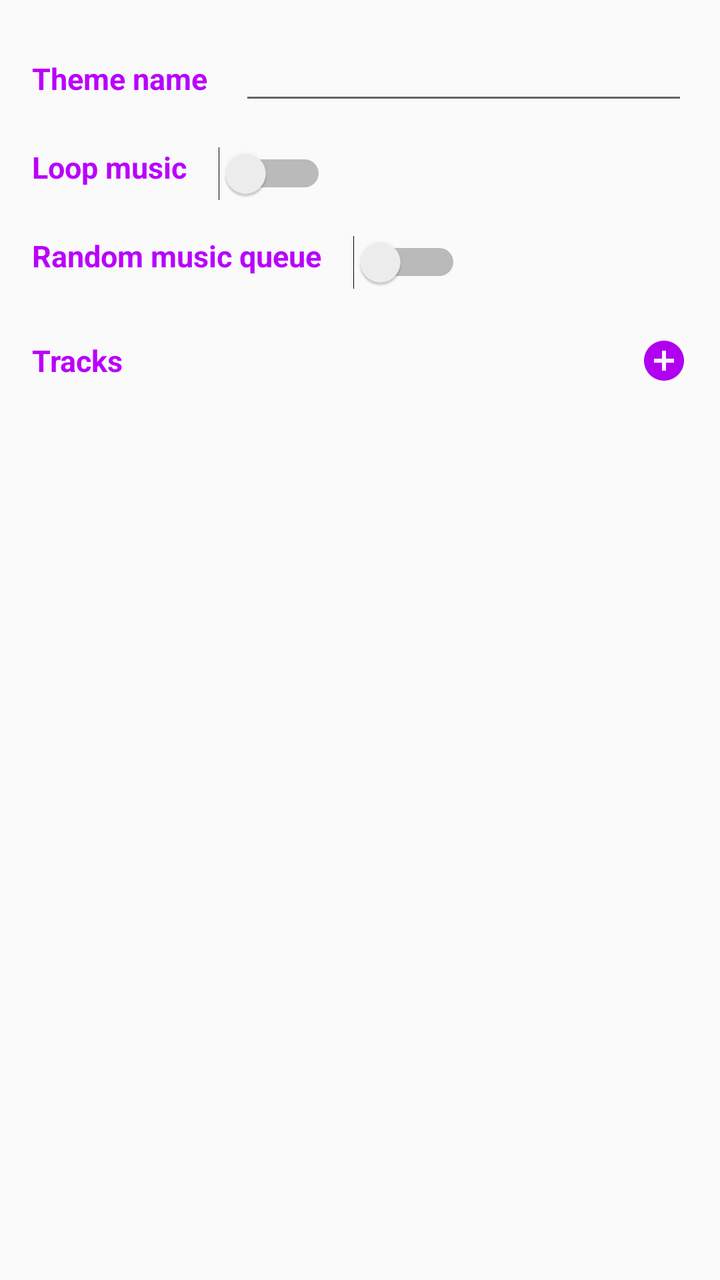
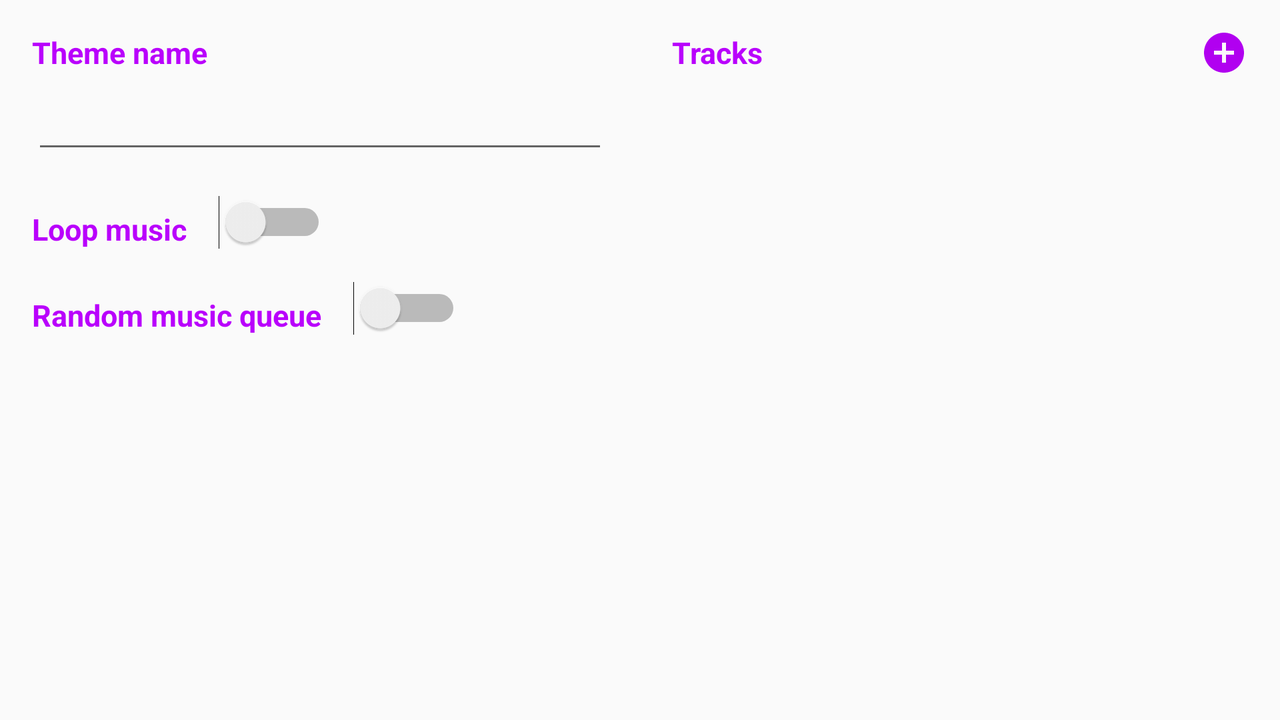

The same Android screen from two of the app's own layout files: first res/layout/ as a phone draws it, then the repository's variant for another configuration, drawn on a device whose configuration selects that folder. Both files follow.
<!-- AndroidManifest.xml: application theme AppTheme -->
<!-- res/layout/activity_edit_theme.xml -->
<?xml version="1.0" encoding="utf-8"?>
<androidx.constraintlayout.widget.ConstraintLayout xmlns:android="http://schemas.android.com/apk/res/android"
    xmlns:app="http://schemas.android.com/apk/res-auto"
    xmlns:tools="http://schemas.android.com/tools"
    android:layout_width="match_parent"
    android:layout_height="match_parent"
    tools:context=".EditTheme">

    <TextView
        android:id="@+id/themeNameTV"
        android:layout_width="wrap_content"
        android:layout_height="wrap_content"
        android:layout_marginStart="16dp"
        android:layout_marginBottom="8dp"
        android:text="@string/editThemeNameTV"
        android:textAppearance="@style/EditThemeElementtitle"
        app:layout_constraintBottom_toBottomOf="@+id/themeNameMT"
        app:layout_constraintStart_toStartOf="parent" />

    <EditText
        android:id="@+id/themeNameMT"
        android:layout_width="0dp"
        android:layout_height="wrap_content"
        android:layout_marginStart="16dp"
        android:layout_marginTop="16dp"
        android:layout_marginEnd="16dp"
        android:ems="10"
        android:gravity="start|top"
        android:inputType="textMultiLine"
        android:textColor="@color/colorPrimaryDark"
        app:layout_constraintEnd_toEndOf="parent"
        app:layout_constraintStart_toEndOf="@+id/themeNameTV"
        app:layout_constraintTop_toTopOf="parent" />

    <TextView
        android:id="@+id/loopMusicTV"
        android:layout_width="wrap_content"
        android:layout_height="wrap_content"
        android:layout_marginStart="16dp"
        android:text="@string/editThemeLoopTV"
        android:textAppearance="@style/EditThemeElementtitle"
        app:layout_constraintStart_toStartOf="parent"
        app:layout_constraintTop_toTopOf="@+id/loopSwitch" />

    <TextView
        android:id="@+id/loopMusicTV2"
        android:layout_width="wrap_content"
        android:layout_height="wrap_content"
        android:layout_marginStart="16dp"
        android:text="@string/editThemeRandomTV"
        android:textAppearance="@style/EditThemeElementtitle"
        app:layout_constraintStart_toStartOf="parent"
        app:layout_constraintTop_toTopOf="@+id/randomSwitch" />

    <Switch
        android:id="@+id/loopSwitch"
        android:layout_width="wrap_content"
        android:layout_height="wrap_content"
        android:layout_marginStart="16dp"
        android:layout_marginTop="24dp"
        android:checked="false"
        app:layout_constraintStart_toEndOf="@+id/loopMusicTV"
        app:layout_constraintTop_toBottomOf="@+id/themeNameTV"
        tools:checked="false" />

    <Switch
        android:id="@+id/randomSwitch"
        android:layout_width="wrap_content"
        android:layout_height="wrap_content"
        android:layout_marginStart="16dp"
        android:layout_marginTop="24dp"
        app:layout_constraintStart_toEndOf="@+id/loopMusicTV2"
        app:layout_constraintTop_toBottomOf="@+id/loopMusicTV" />

    <TextView
        android:id="@+id/loopMusicTV3"
        android:layout_width="wrap_content"
        android:layout_height="wrap_content"
        android:layout_marginStart="16dp"
        android:layout_marginTop="32dp"
        android:text="@string/editThemeTracksListTV"
        android:textAppearance="@style/EditThemeElementtitle"
        app:layout_constraintStart_toStartOf="parent"
        app:layout_constraintTop_toBottomOf="@+id/loopMusicTV2" />

    <androidx.recyclerview.widget.RecyclerView
        android:id="@+id/tracksRecyclerView"
        android:layout_width="0dp"
        android:layout_height="0dp"
        android:layout_marginStart="1dp"
        android:layout_marginTop="16dp"
        android:layout_marginEnd="1dp"
        android:layout_marginBottom="1dp"
        app:layout_constraintBottom_toBottomOf="parent"
        app:layout_constraintEnd_toEndOf="parent"
        app:layout_constraintStart_toStartOf="parent"
        app:layout_constraintTop_toBottomOf="@+id/loopMusicTV3"
        tools:listitem="@layout/track_card" />

    <ImageView
        android:id="@+id/addTrackIV"
        android:layout_width="wrap_content"
        android:layout_height="wrap_content"
        android:layout_marginEnd="16dp"
        android:contentDescription="@string/editThemeAddTrackIVText"
        app:layout_constraintBottom_toBottomOf="@+id/loopMusicTV3"
        app:layout_constraintEnd_toEndOf="parent"
        app:layout_constraintTop_toTopOf="@+id/loopMusicTV3"
        app:srcCompat="@drawable/ic_add_circle_black_24dp"
        tools:visibility="visible" />

    <TextView
        android:id="@+id/isUpdatingTextView"
        android:layout_width="wrap_content"
        android:layout_height="wrap_content"
        android:layout_marginStart="8dp"
        android:layout_marginEnd="8dp"
        android:layout_marginBottom="8dp"
        android:text="@string/isUpdatingThemeText"
        android:visibility="gone"
        app:layout_constraintBottom_toBottomOf="@+id/tracksRecyclerView"
        app:layout_constraintEnd_toEndOf="parent"
        app:layout_constraintStart_toStartOf="parent" />

</androidx.constraintlayout.widget.ConstraintLayout>
<!-- res/layout/track_card.xml (included above) -->
<?xml version="1.0" encoding="utf-8"?>
<FrameLayout xmlns:android="http://schemas.android.com/apk/res/android"
    xmlns:app="http://schemas.android.com/apk/res-auto"
    xmlns:tools="http://schemas.android.com/tools"
    android:layout_width="match_parent"
    android:layout_height="wrap_content">

    <androidx.cardview.widget.CardView
        android:layout_width="match_parent"
        android:layout_height="match_parent"
        android:layout_marginLeft="1dp"
        android:layout_marginTop="1dp"
        android:layout_marginRight="1dp"
        android:layout_marginBottom="1dp"
        app:cardCornerRadius="2dp"
        app:cardElevation="0.2dp"
        app:cardUseCompatPadding="false"
        app:contentPadding="1dp">

        <androidx.constraintlayout.widget.ConstraintLayout
            android:id="@+id/constraintLayout"
            android:layout_width="match_parent"
            android:layout_height="match_parent">

            <TextView
                android:id="@+id/trackNameTV"
                android:layout_width="0dp"
                android:layout_height="wrap_content"
                android:layout_marginStart="8dp"
                android:layout_marginTop="8dp"
                android:layout_marginEnd="8dp"
                android:layout_marginBottom="8dp"
                android:text="@string/cardTitle"
                android:textAppearance="@style/TrackNameTheme"
                app:layout_constraintBottom_toBottomOf="parent"
                app:layout_constraintEnd_toEndOf="parent"
                app:layout_constraintStart_toStartOf="parent"
                app:layout_constraintTop_toTopOf="parent" />
        </androidx.constraintlayout.widget.ConstraintLayout>

    </androidx.cardview.widget.CardView>

</FrameLayout>
<!-- resources referenced by this layout -->
<resources>
  <color name="colorPrimaryDark">#6B0091</color>
  <!-- drawable ic_add_circle_black_24dp (drawable) -->
  <vector android:height="24dp" android:tint="#b100f0"
      android:viewportHeight="24.0" android:viewportWidth="24.0"
      android:width="24dp" xmlns:android="http://schemas.android.com/apk/res/android">
      <path android:fillColor="#FF000000" android:pathData="M12,2C6.48,2 2,6.48 2,12s4.48,10 10,10 10,-4.48 10,-10S17.52,2 12,2zM17,13h-4v4h-2v-4L7,13v-2h4L11,7h2v4h4v2z"/>
  </vector>
  <string name="cardTitle">Card Title</string>
  <string name="editThemeAddTrackIVText">Add track</string>
  <string name="editThemeLoopTV">Loop music</string>
  <string name="editThemeNameTV">Theme name</string>
  <string name="editThemeRandomTV">Random music queue</string>
  <string name="editThemeTracksListTV">Tracks</string>
  <string name="isUpdatingThemeText">Updating</string>
  <style name="EditThemeElementtitle" parent="@style/TextAppearance.AppCompat.Large">
          <item name="android:textColor">@color/supportLight</item>
          <item name="android:textSize">15sp</item>
          <item name="android:textStyle">bold</item>
      </style>
  <style name="TrackNameTheme" parent="@style/TextAppearance.AppCompat.Large">
          <item name="android:textSize">17sp</item>
          <item name="android:textColor">@color/supportDark</item>
      </style>
  <style name="AppTheme" parent="Theme.AppCompat.Light.DarkActionBar">
          
          <item name="colorPrimary">@color/colorPrimary</item>
          <item name="colorPrimaryDark">@color/colorPrimaryDark</item>
          <item name="colorAccent">@color/colorAccent</item>
      </style>
  <color name="supportLight">#B900FC</color>
  <color name="supportDark">#9D00D6</color>
  <color name="colorPrimary">#B100F0</color>
  <color name="colorAccent">#F07718</color>
</resources>
<!-- res/layout-land/activity_edit_theme.xml (the repository's variant of the layout above) -->
<!-- drawn on the phone turned sideways -->
<?xml version="1.0" encoding="utf-8"?>
<androidx.constraintlayout.widget.ConstraintLayout xmlns:android="http://schemas.android.com/apk/res/android"
    xmlns:app="http://schemas.android.com/apk/res-auto"
    xmlns:tools="http://schemas.android.com/tools"
    android:layout_width="match_parent"
    android:layout_height="match_parent"
    tools:context=".EditTheme">

    <TextView
        android:id="@+id/isUpdatingTextView"
        android:layout_width="wrap_content"
        android:layout_height="wrap_content"
        android:layout_marginStart="8dp"
        android:layout_marginBottom="8dp"
        android:text="@string/isUpdatingThemeText"
        android:visibility="gone"
        app:layout_constraintBottom_toBottomOf="@+id/tracksRecyclerView"
        app:layout_constraintEnd_toStartOf="@+id/guideline"
        app:layout_constraintStart_toStartOf="parent" />

    <androidx.constraintlayout.widget.Guideline
        android:id="@+id/guideline"
        android:layout_width="wrap_content"
        android:layout_height="wrap_content"
        android:orientation="vertical"
        app:layout_constraintGuide_percent="0.5" />

    <androidx.constraintlayout.widget.ConstraintLayout
        android:layout_width="0dp"
        android:layout_height="0dp"
        app:layout_constraintBottom_toBottomOf="parent"
        app:layout_constraintEnd_toStartOf="@+id/guideline"
        app:layout_constraintStart_toStartOf="parent"
        app:layout_constraintTop_toTopOf="parent">

        <EditText
            android:id="@+id/themeNameMT"
            android:layout_width="0dp"
            android:layout_height="wrap_content"
            android:layout_marginStart="16dp"
            android:layout_marginTop="4dp"
            android:layout_marginEnd="16dp"
            android:ems="10"
            android:gravity="start|top"
            android:inputType="textMultiLine"
            android:textColor="@color/colorPrimaryDark"
            app:layout_constraintEnd_toEndOf="parent"
            app:layout_constraintStart_toStartOf="parent"
            app:layout_constraintTop_toBottomOf="@+id/themeNameTV" />

        <TextView
            android:id="@+id/loopMusicTV2"
            android:layout_width="wrap_content"
            android:layout_height="wrap_content"
            android:layout_marginStart="16dp"
            android:text="@string/editThemeRandomTV"
            android:textAppearance="@style/EditThemeElementtitle"
            app:layout_constraintBottom_toBottomOf="@+id/randomSwitch"
            app:layout_constraintStart_toStartOf="parent" />

        <TextView
            android:id="@+id/themeNameTV"
            android:layout_width="wrap_content"
            android:layout_height="wrap_content"
            android:layout_marginStart="16dp"
            android:layout_marginTop="16dp"
            android:text="@string/editThemeNameTV"
            android:textAppearance="@style/EditThemeElementtitle"
            app:layout_constraintStart_toStartOf="parent"
            app:layout_constraintTop_toTopOf="parent" />

        <TextView
            android:id="@+id/loopMusicTV"
            android:layout_width="wrap_content"
            android:layout_height="wrap_content"
            android:layout_marginStart="16dp"
            android:text="@string/editThemeLoopTV"
            android:textAppearance="@style/EditThemeElementtitle"
            app:layout_constraintBottom_toBottomOf="@+id/loopSwitch"
            app:layout_constraintStart_toStartOf="parent" />

        <Switch
            android:id="@+id/randomSwitch"
            android:layout_width="wrap_content"
            android:layout_height="wrap_content"
            android:layout_marginStart="16dp"
            android:layout_marginTop="16dp"
            app:layout_constraintStart_toEndOf="@+id/loopMusicTV2"
            app:layout_constraintTop_toBottomOf="@+id/loopSwitch" />

        <Switch
            android:id="@+id/loopSwitch"
            android:layout_width="wrap_content"
            android:layout_height="wrap_content"
            android:layout_marginStart="16dp"
            android:layout_marginTop="16dp"
            android:checked="false"
            app:layout_constraintStart_toEndOf="@+id/loopMusicTV"
            app:layout_constraintTop_toBottomOf="@+id/themeNameMT"
            tools:checked="false" />
    </androidx.constraintlayout.widget.ConstraintLayout>

    <TextView
        android:id="@+id/loopMusicTV3"
        android:layout_width="wrap_content"
        android:layout_height="wrap_content"
        android:layout_marginStart="16dp"
        android:layout_marginTop="16dp"
        android:text="@string/editThemeTracksListTV"
        android:textAppearance="@style/EditThemeElementtitle"
        app:layout_constraintStart_toStartOf="@+id/guideline"
        app:layout_constraintTop_toTopOf="parent" />

    <androidx.recyclerview.widget.RecyclerView
        android:id="@+id/tracksRecyclerView"
        android:layout_width="0dp"
        android:layout_height="0dp"
        android:layout_marginStart="1dp"
        android:layout_marginTop="16dp"
        android:layout_marginEnd="1dp"
        android:layout_marginBottom="1dp"
        app:layout_constraintBottom_toBottomOf="parent"
        app:layout_constraintEnd_toEndOf="parent"
        app:layout_constraintStart_toStartOf="@+id/guideline"
        app:layout_constraintTop_toBottomOf="@+id/loopMusicTV3"
        tools:listitem="@layout/track_card" />

    <ImageView
        android:id="@+id/addTrackIV"
        android:layout_width="wrap_content"
        android:layout_height="wrap_content"
        android:layout_marginEnd="16dp"
        android:contentDescription="@string/editThemeAddTrackIVText"
        app:layout_constraintBottom_toBottomOf="@+id/loopMusicTV3"
        app:layout_constraintEnd_toEndOf="parent"
        app:layout_constraintTop_toTopOf="@+id/loopMusicTV3"
        app:srcCompat="@drawable/ic_add_circle_black_24dp"
        tools:visibility="visible" />

</androidx.constraintlayout.widget.ConstraintLayout>
